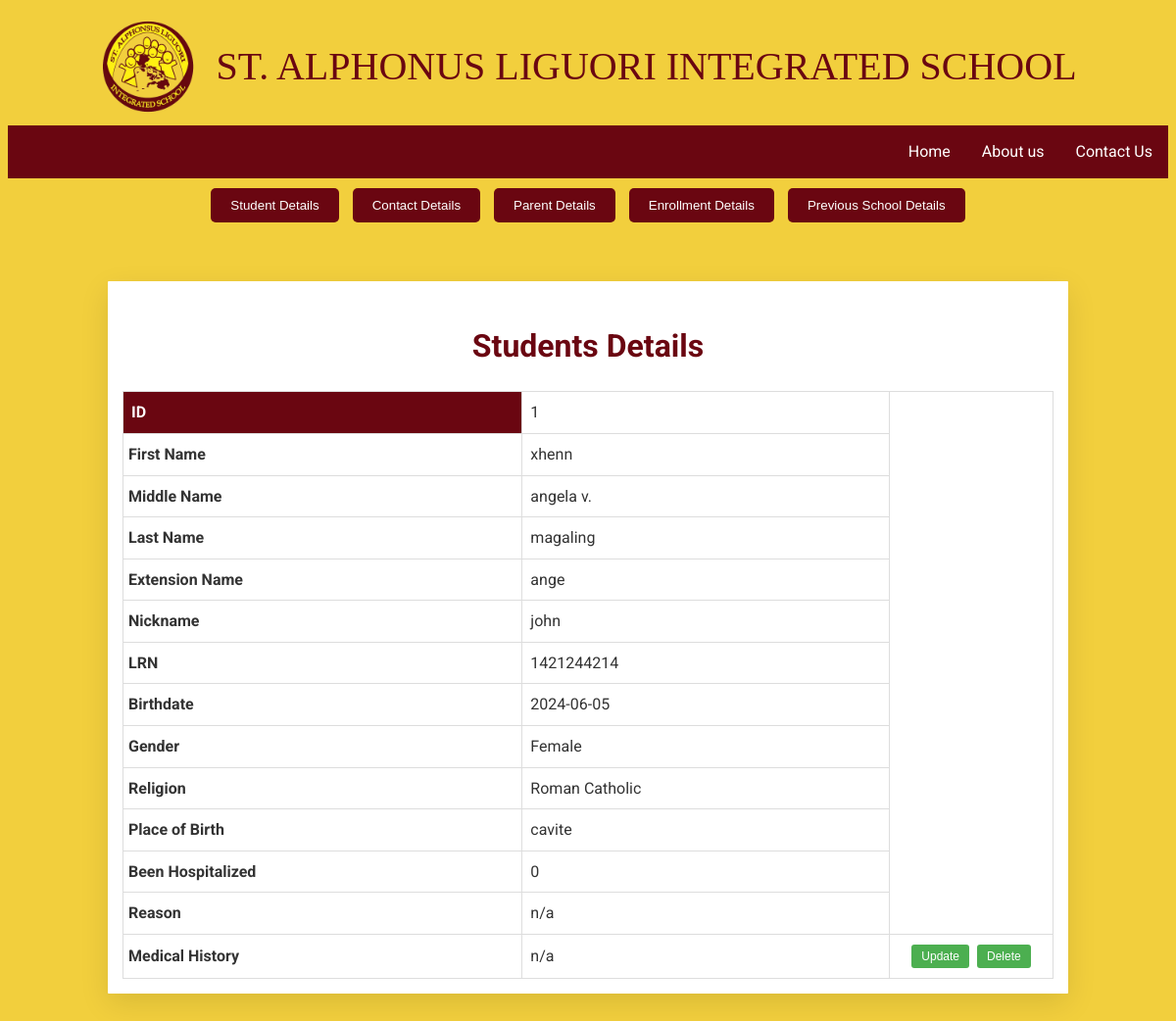
/student-details.php, run on the app's committed database.
### tables this page shows
CREATE TABLE `student_information` (
  `student_info_id` int(11) NOT NULL,
  `user_id` int(11) DEFAULT NULL,
  `first_name` varchar(50) NOT NULL,
  `middle_name` varchar(50) DEFAULT NULL,
  `last_name` varchar(50) NOT NULL,
  `extension_name` varchar(50) DEFAULT NULL,
  `nickname` varchar(50) DEFAULT NULL,
  `lrn_number` varchar(20) NOT NULL,
  `birthdate` date NOT NULL,
  `gender` enum('Male','Female','Other') NOT NULL,
  `religion` varchar(50) NOT NULL,
  `place_of_birth` varchar(100) NOT NULL,
  `have_been_hospitalized` tinyint(1) DEFAULT NULL,
  `reason` varchar(200) DEFAULT NULL,
  `medical_history` varchar(100) DEFAULT NULL,
  `reg_date` timestamp NOT NULL DEFAULT current_timestamp()
);

### student-details.php (the view, shortened to what this page needs)
<?php
$servername = "localhost";
$username = "root";
$password = "";
$dbname = "enrollmentsystemdb";
$conn = new mysqli($servername, $username, $password, $dbname);
$sql = "SELECT * FROM student_information";
$result = $conn->query($sql);
?>
<!DOCTYPE html>
<html lang="en">
<head>
</head>
<header>
    <div class="header-content">
        <img src="logo-removebg-preview.png" alt="School Logo" class="logo" width="100" height="100">
        <div class="school-name">ST. ALPHONUS LIGUORI INTEGRATED SCHOOL</div>
    </div>
</header>
<nav>
        <a class="navbar-link" href="contact_us.php">Contact Us</a>
        <a href="about.php">About us</a>
        <a href="main.php">Home</a>
    </nav>
<div class="container">
    <div class="nav-buttons">
        <button onclick="redirectTo('student-details.php')">Student Details</button>
        <button onclick="redirectTo('contact-details.php')">Contact Details</button>
        <button onclick="redirectTo('parent-details.php')">Parent Details</button>
        <button onclick="redirectTo('enrollment-details.php')">Enrollment Details</button>
        <button onclick="redirectTo('previous-details.php')">Previous School Details</button>
    </div>
    <div class="container">
    <section class="details-section">
        <h2>Students Details</h2>
        <table>
            <?php
            if ($result->num_rows > 0) {
                while($row = $result->fetch_assoc()) {
                    echo "<tr>
                            <th id='id-column'>ID</th>
                            <td>" . htmlspecialchars($row["student_info_id"]) . "</td>
                        </tr>
                        <tr>
                            <th>First Name</th>
                            <td>" . htmlspecialchars($row["first_name"]) . "</td>
                        </tr>
                        <tr>
                            <th>Middle Name</th>
                            <td>" . htmlspecialchars($row["middle_name"]) . "</td>
                        </tr>
                        <tr>
                            <th>Last Name</th>
                            <td>" . htmlspecialchars($row["last_name"]) . "</td>
                        </tr>
                        <tr>
                            <th>Extension Name</th>
                            <td>" . htmlspecialchars($row["extension_name"]) . "</td>
                        </tr>
                        <tr>
                            <th>Nickname</th>
                            <td>" . htmlspecialchars($row["nickname"]) . "</td>
                        </tr>
                        <tr>
                            <th>LRN</th>
                            <td>" . htmlspecialchars($row["lrn_number"]) . "</td>
                        </tr>
                        <tr>
                            <th>Birthdate</th>
                            <td>" . htmlspecialchars($row["birthdate"]) . "</td>
                        </tr>
                        <tr>
                            <th>Gender</th>
                            <td>" . htmlspecialchars($row["gender"]) . "</td>
                        </tr>
                        <tr>
                            <th>Religion</th>
                            <td>" . htmlspecialchars($row["religion"]) . "</td>
                        </tr>
                        <tr>
                            <th>Place of Birth</th>
                            <td>" . htmlspecialchars($row["place_of_birth"]) . "</td>
                        </tr>
                        <tr>
                            <th>Been Hospitalized</th>
                            <td>" . htmlspecialchars($row["have_been_hospitalized"]) . "</td>
                        </tr>
                        <tr>
                            <th>Reason</th>
                            <td>" . htmlspecialchars($row["reason"]) . "</td>
                        </tr>
                        <tr>
                            <th>Medical History</th>
                            <td>" . htmlspecialchars($row["medical_history"]) . "</td>
                             <td class='action-column'>
                                    <form action='update.php' method='POST' style='display: inline-block;'>
                                        <input type='hidden' name='student_info_id' value='" . $row["student_info_id"] . "'>
                                        <button type='submit' class='edit-button'>Update</button>
                                    </form>
                                    <form action='delete.php' method='POST' style='display: inline-block;'>
                                        <input type='hidden' name='student_info_id' value='" . $row["student_info_id"] . "'>
                                        <button type='submit' class='delete-button'>Delete</button>
                                    </form>
                                </td>
                        </tr>";
                }
            } else {
                echo "<tr><td colspan='2'>No student details found</td></tr>";
            }
            ?>
        </table>
    </section>
</div>
</body>
</html>

### student-details.php (style rules this page uses)
.container { max-width: 1000px; margin: 0 auto; padding: 10px; }
nav { overflow: hidden; text-align: right; background-color: #6a0611; }
nav a { float: right; display: block; color: #fff; text-align: right; padding: 14px 16px; text-decoration: none; font-family: 'Roboto', serif; }
.header-content { text-align: center; padding: 10px 0; }
.logo { display: inline-block; vertical-align: middle; margin-right: 15px; }
.school-name { display: inline-block; vertical-align: middle; font-size: 2.5em; color: #6a0611; }
.details-section { background-color: #fff; border-radius: 1px; box-shadow: 0 10px 30px rgba(0, 0, 0, 0.1); padding: 15px; margin-top: 30px; margin-bottom: 20px; font-family: 'Roboto', serif; }
h2 { margin-bottom: 20px; font-size: 2rem; text-align: center; color: #6a0611; }
table { width: 100%; border-collapse: collapse; margin-top: 20px; border: 1px solid #ddd; }
td { padding: 8px; border: 1px solid #ddd; }
.nav-buttons { text-align: center; margin-bottom: 20px; }
.nav-buttons button { background-color: #6a0611; color: white; border: none; padding: 10px 20px; margin: 0 5px; cursor: pointer; border-radius: 5px; }
th { padding: 5px; text-align: left; border: 1px solid #ddd; }
th#id-column { background-color: #6a0611; color: white; padding: 8px; text-align: left; }
.action-column { width: 150px; text-align: center; }
.action-column button { background-color: #4CAF50; color: white; border: none; padding: 5px 10px; text-align: center; text-decoration: none; display: inline-block; font-size: 12px; margin: 2px; cursor: pointer; border-radius: 3px; }
.delete-button { background-color: #f44336; }
.edit-button { background-color: #008CBA; }

### data on the page
student_information: student_info_id "1", first_name "xhenn", middle_name "angela v.", last_name "magaling", extension_name "ange", nickname "john", lrn_number "1421244214", birthdate "2024-06-05", gender "Female", religion "Roman Catholic", place_of_birth "cavite", have_been_hospitalized "0", reason "n/a", medical_history "n/a"
